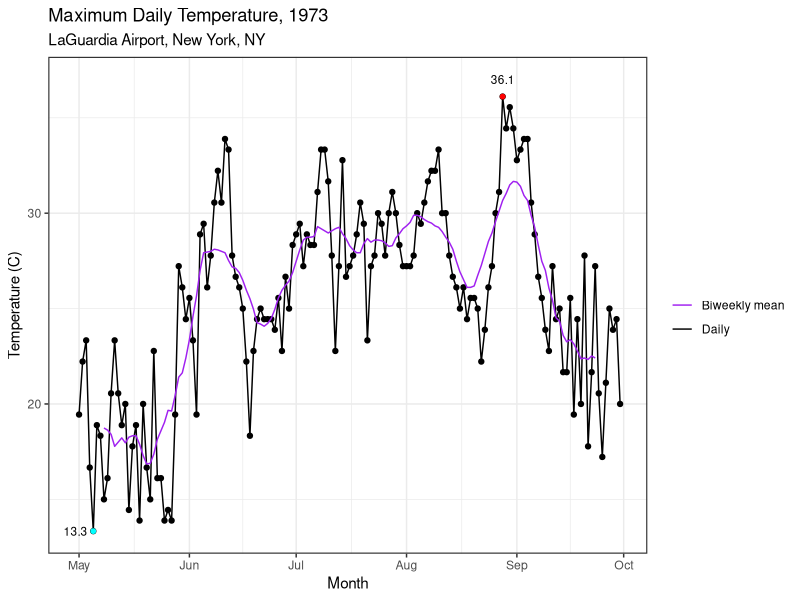
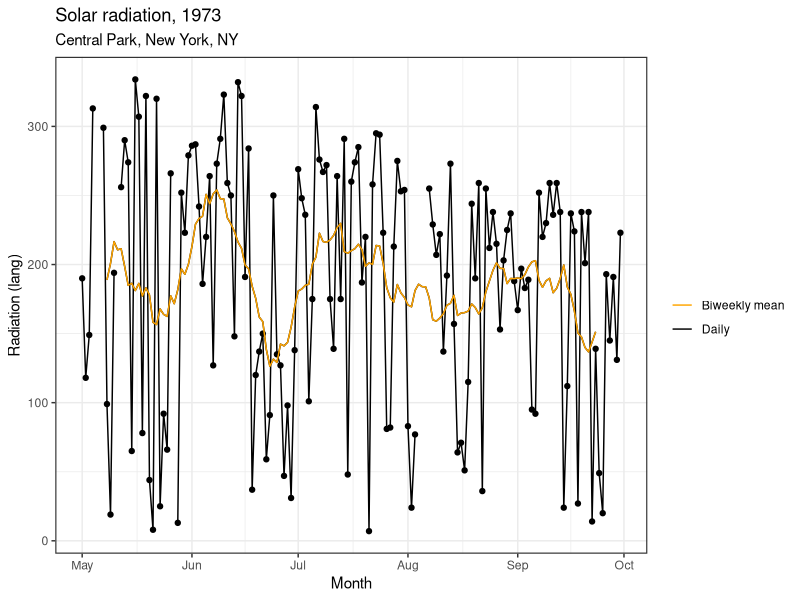
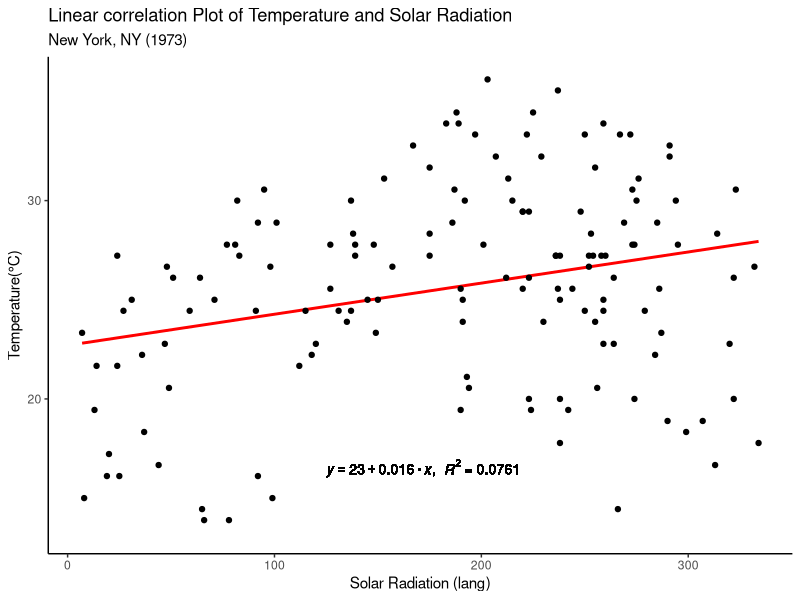

The R script that drew these images, in order:
## ---- chunk 1
knitr::opts_chunk$set(echo = TRUE, warning=FALSE, message=FALSE)
## ---- chunk 2
#library and functions setup 
airquality <- datasets::airquality

library(ggplot2)
library(dplyr)
library(tidyverse)
library(lubridate)



airquality <- airquality |>
  dplyr::mutate(
    date = make_date(day = Day, month = Month, year = 1973),
    Temp_C = (Temp - 32) * 5/9
  )


#function for running mean as taken from the book
running_mean <- function(
    vec,
    left,
    right
) {
  
  # Create an empty vector of the same length as the input data
  vec_out <- rep(NA, length(vec))
  
  # Loop over each position in the vector
  for (idx in (left+1):(length(vec)-right)){
    
    # Define start and end of the box to average over
    startbox <- idx - left
    endbox   <- idx + right
        
        vec_out[idx] <- mean(vec[startbox:endbox], na.rm = TRUE)
  }
  
  return(vec_out)
}


airquality <- airquality |>
  mutate(
    biweekly_Temp = running_mean(Temp_C, left = 7, right = 7),
    biweekly_Rad = running_mean(Solar.R, left = 7, right = 7)
  )


#function to put the equation for the linear regression as well as the R-Squared on graphic 3. Thank you StackOverflow 
eq <- function(x,y) {
  m <- lm(y ~ x);
 eq <- substitute(italic(y) == a + b %.% italic(x)*","~~italic(R)^2~"="~r2, 
         list(a = format(unname(coef(m)[1]), digits = 2),
              b = format(unname(coef(m)[2]), digits = 2),
             r2 = format(summary(m)$r.squared, digits = 3)))
    as.character(as.expression(eq));
}

## ---- chunk 3

metrics <- data.frame(max(airquality$Temp_C),min(airquality$Temp_C),mean(airquality$Temp_C)
)


knitr::kable(metrics, col.names = c("max", "min", "mean"), caption = "*Table 1: Maximum, Minimum and Mean of the max. daily Temperature data, in °C*")
## ---- chunk 4
#Filter the maximum and Minimum Temperature in the data frame so they can be put onto the plot as points
TempMax <- airquality %>%
  filter(Temp_C == max(Temp_C))
TempMin <- airquality %>%
  filter(Temp_C == min(Temp_C))


#1 trend of Temperature
ggplot(
  data = airquality,
  aes(x = date, y= Temp_C,)) +
  geom_line(aes(date, Temp_C, color = "Daily")) +
  geom_point() +
  geom_point(data = TempMax, color = "red", size = 1.3) + 
  geom_text(data = TempMax, label = round(TempMax$Temp_C, digits = 1), nudge_y = 0.9, size = 3) +
  geom_point(data = TempMin, color = "cyan1", size = 1.3) +
  geom_text(data = TempMin, label = round(TempMin$Temp_C, digits = 1), nudge_x = -5, size = 3) +
  labs(title = "Maximum Daily Temperature, 1973",
       subtitle = "LaGuardia Airport, New York, NY",
       x = "Month", 
       y = "Temperature (C)"
  ) +
  
  geom_line(aes(date, biweekly_Temp, color = "Biweekly mean")) +
  
  scale_color_manual("",
                     values = c("purple", "black"),
                     labels = c("Biweekly mean", "Daily")) +
  theme_bw(base_rect_size = 0.8)


## ---- chunk 5
#2 trend in solar radiation
ggplot(
  data = airquality,
  aes(x = date, y= Solar.R)) +
  geom_line(aes(date, Solar.R, color = "Daily")) +
  geom_point() +
  
  labs(title = "Solar radiation, 1973",
       subtitle = "Central Park, New York, NY",
       x = "Month", 
       y = "Radiation (lang)"
  ) +
  
  geom_line(
    aes(
      date, 
      biweekly_Rad
    )
  ) +
  geom_line(aes(date, biweekly_Rad, color = "Biweekly mean")) +
  
  scale_color_manual("",
                     values = c("orange1", "black"),
                     labels = c("Biweekly mean", "Daily")) +
  theme_bw(base_rect_size = 0.8)
  
## ---- chunk 6
#3 Correlation plot 
ggplot(
  data = airquality,
  aes(x = Solar.R, y = Temp_C)) +
  geom_smooth(method = "lm", se = FALSE, color = "red") +
  geom_point() +
  labs(title = "Linear correlation Plot of Temperature and Solar Radiation",
       subtitle = "New York, NY (1973)",
       x = "Solar Radiation (lang)",
       y = "Temperature(°C)") + 
  geom_text(x = 172, y = 16.5, label = eq(airquality$Solar.R, airquality$Temp_C), parse = TRUE, size = 3.5) +
  theme_classic()



